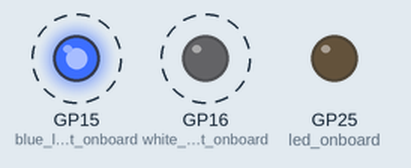
A program run on a simulated Raspberry Pi Pico running MicroPython. Parts: output pins drawn as LEDs (lit = HIGH). Dashed ring = blinking.

Above: at 0.2 s.
Timing chart, 0 to 4.6 s (numbered marks = the images above):
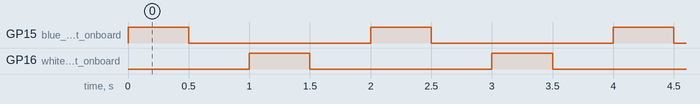

The program:

BlueWhiteLight.py
```python
# Make it go blinky blink
import machine
import utime

blue_light = 15
white_light = 16
onboard_led_pin_id = 25

light_on = 1
light_off = 0

led_onboard = machine.Pin(onboard_led_pin_id, machine.Pin.OUT)
blue_light_onboard = machine.Pin(blue_light, machine.Pin.OUT)
white_light_onboard = machine.Pin(white_light, machine.Pin.OUT)

# Turn the onboard LED on so we know the device is running
led_onboard.value()

while True:
    blue_light_onboard.value(light_on)
    utime.sleep(0.5)
    blue_light_onboard.value(light_off)
    utime.sleep(0.5)
    white_light_onboard.value(light_on)
    utime.sleep(0.5)
    white_light_onboard.value(light_off)
    utime.sleep(0.5)
```

Measured:
- by itself, GP15 (blue_light_onboard), GP16 (white_light_onboard): alternates HIGH for 0.50 s and LOW for 1.5 s
- by itself, everything shown: repeats every 2.0 s, in 4 steps
